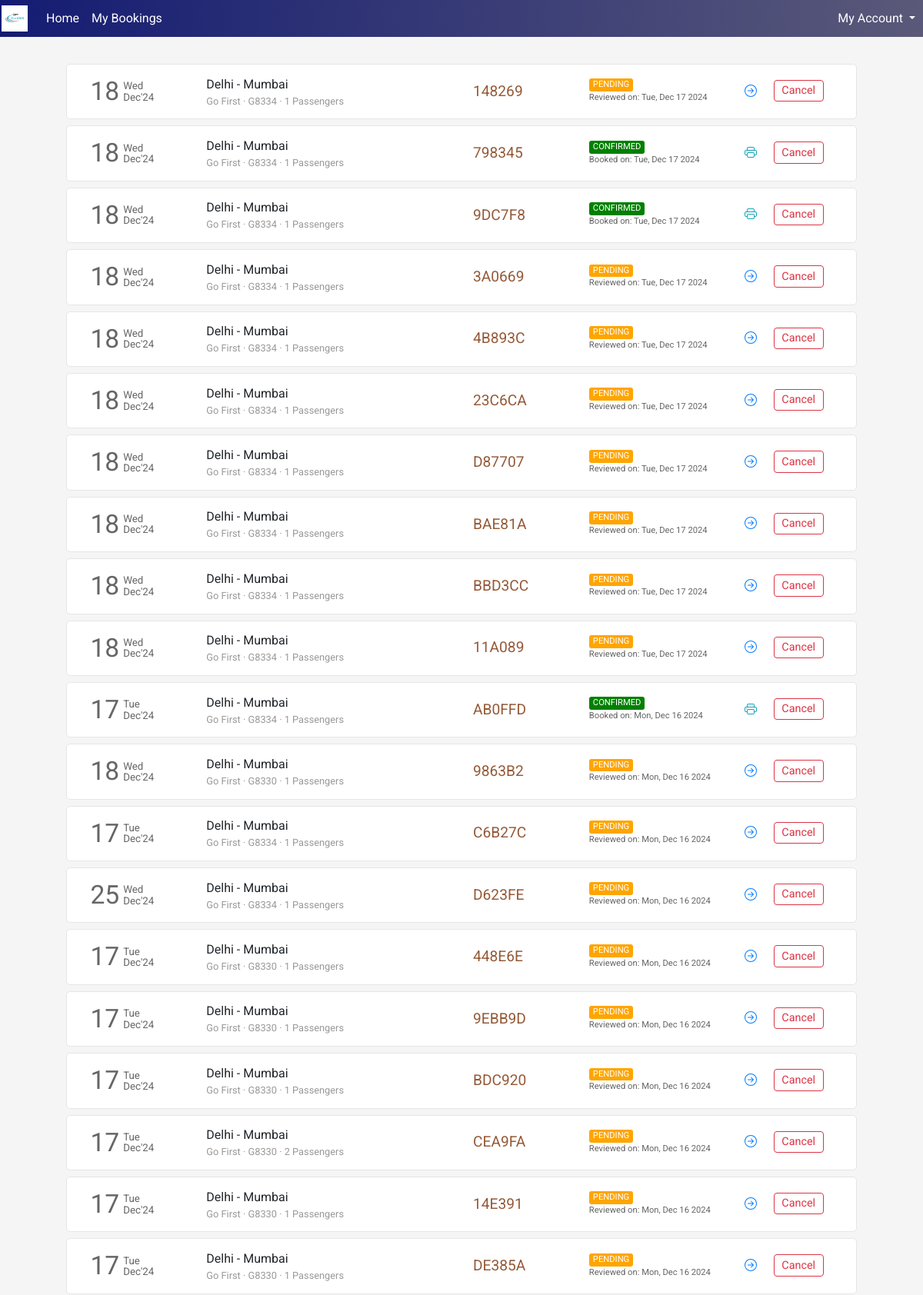
The app's page /flight/bookings (signed in, upper part) with its own data.
### flight/models.py (models this page shows, shortened)
class Ticket(models.Model):
    user = models.ForeignKey(User,on_delete=models.CASCADE,related_name="bookings", blank=True, null=True)
    ref_no = models.CharField(max_length=6, unique=True)
    passengers = models.ManyToManyField(Passenger, related_name="flight_tickets")
    flight = models.ForeignKey(Flight, on_delete=models.CASCADE, related_name="tickets", blank=True, null=True)
    flight_ddate = models.DateField(blank=True, null=True)
    flight_adate = models.DateField(blank=True, null=True)
    flight_fare = models.FloatField(blank=True,null=True)
    other_charges = models.FloatField(blank=True,null=True)
    coupon_used = models.CharField(max_length=15,blank=True)
    coupon_discount = models.FloatField(default=0.0)
    total_fare = models.FloatField(blank=True, null=True)
    seat_class = models.CharField(max_length=20, choices=SEAT_CLASS)
    booking_date = models.DateTimeField(default=datetime.now)
    mobile = models.CharField(max_length=20,blank=True)
    email = models.EmailField(max_length=45, blank=True)
    status = models.CharField(max_length=45, choices=TICKET_STATUS)

class Flight(models.Model):
    origin = models.ForeignKey(Place, on_delete=models.CASCADE, related_name="departures")
    destination = models.ForeignKey(Place, on_delete=models.CASCADE, related_name="arrivals")
    depart_time = models.TimeField(auto_now=False, auto_now_add=False)
    depart_day = models.ManyToManyField(Week, related_name="flights_of_the_day")
    duration = models.DurationField(null=True)
    arrival_time = models.TimeField(auto_now=False, auto_now_add=False)
    plane = models.CharField(max_length=24)
    airline = models.CharField(max_length=64)
    economy_fare = models.FloatField(null=True)
    business_fare = models.FloatField(null=True)
    first_fare = models.FloatField(null=True)

class Place(models.Model):
    city = models.CharField(max_length=64)
    airport = models.CharField(max_length=64)
    code = models.CharField(max_length=3)
    country = models.CharField(max_length=64)

### flight/views.py (the view)
# urls.py: path('flight/bookings', views.bookings, name="bookings"),
def bookings(request):
    if request.user.is_authenticated:
        tickets = Ticket.objects.filter(user=request.user).order_by('-booking_date')
        return render(request, 'flight/bookings.html', {
            'page': 'bookings',
            'tickets': tickets
        })
    else:
        return HttpResponseRedirect(reverse('login'))

### flight/templates/flight/bookings.html (shortened to what this page needs)
{% extends 'flight/layout.html' %}
{% load static %}
{% block head %}
    <link rel="stylesheet" href="{% static 'css/bookings_style.css' %}">
{% endblock head %}
{% block body %}
    <section class="section section1">
        <div class="container">
            {% if tickets %}
                {% for ticket in tickets %}
                    <div class="row each-booking-div" id="{{ticket.ref_no}}">
                        <div class="col-2" style="display: flex;">
                            <div style="display: flex; color: #666666; margin-top: auto;">
                                <div>
                                    <span style="font-size: 2.1em;">{{ticket.flight_ddate | date:"d"}}</span>
                                </div>
                                <div style="font-size: smaller; display: flex; margin: auto 0; padding-left: 5px; line-height: 1em;">
                                    <div style="margin: auto;">
                                        <div style="margin-bottom: 1px;">{{ticket.flight_ddate | date:"D"}}</div>
                                        <div style="margin-top: 1px;">{{ticket.flight_ddate | date:"M'y"}}</div>
                                    </div>
                                </div>
                            </div>
                        </div>
                        <div class="col-4 middle-div">
                            <div style="width:100%">
                                <div class="row places-div" style=" display: flex;">
                                    <div style="max-width: 45%;">{{ticket.flight.origin.city}}</div>
                                    <div>&nbsp;-&nbsp;</div>
                                    <div style="max-width: 45%;">{{ticket.flight.destination.city}}</div>
                                </div>
                                <div class="row places-div" style="font-size: .8em; color: #999999; ">
                                    <div style="max-width: 100%;">{{ticket.flight.airline}} &middot; {{ticket.flight.plane}} &middot; {{ticket.passengers.count}} Passengers</div>
                                </div>
                            </div>
                        </div>
                        <div class="col-2 middle-div">
                            <div style="font-size: 1.2em; color: #945937;">{{ticket.ref_no}}</div>
                        </div>
                        <div class="col-2 middle-div">
                            <div>
                                <div class="row status-div">
                                    {% if ticket.status == 'CONFIRMED' %}
                                        <div class="green">{{ticket.status}}</div>
                                    {% endif %}
                                    {% if ticket.status == 'PENDING' %}
                                        <div class="orange">{{ticket.status}}</div>
                                    {% endif %}
                                </div>
                                <div class="row booking-date-div" style="font-size: .7em; color: #666;">
                                    {% if ticket.status == 'CONFIRMED' %}
                                        Booked on: {{ticket.booking_date | date:"D, M d Y"}}
                                    {% endif %}
                                    {% if ticket.status == 'PENDING' %}
                                        Reviewed on: {{ticket.booking_date | date:"D, M d Y"}}
                                    {% endif %}
                                </div>
                            </div>
                        </div>
                        <div class="col-2 last-div">
                            <div>
                                <div class="ticket-action-div">
                                    {% if ticket.status == 'CONFIRMED' %}
                                        <form action="{% url 'getticket' %}" method="get" target="_blank">
                                            <button type="submit" class="btn btn-outline-info btnp pbtn">
                                            </button>
                                        </form>
                                        <button class="btn btn-outline-danger btnp cbtn"  data-ref="{{ticket.ref_no}}" onclick="popup(this)">Cancel</button>
                                    {% endif %}
                                    {% if ticket.status == 'PENDING' %}
                                        <form action="{% url 'resumebooking' %}" method="POST">
                                            <button type="submit" class="btn btn-outline-primary btnp rbtn">
                                            </button>
                                        </form>
                                        <button type="button" class="btn btn-outline-danger btnp cbtn" data-ref="{{ticket.ref_no}}" onclick="popup(this)">Cancel</button>
                                    {% endif %}
                                </div>
                            </div>
                        </div>
                    </div>
                {% endfor %}
            {% endif %}
        </div>
    </section>
{% endblock %}

### flight/static/css/layout_style.css (style rules this page uses)
body { margin: 0px; padding: 0px; font-family: "Rubik", sans-serif; font-weight: normal; font-style: normal; min-width: 250px; }
.section { background-size: cover; background-position: center; background-repeat: no-repeat; padding: 30px 50px; min-height: 100vh; }

### flight/static/css/bookings_style.css (style rules this page uses)
* { font-family: 'Roboto', sans-serif; }
body { background-color: #f5f5f5; word-wrap: break-word; }
.container { cursor: pointer; }
.each-booking-div { width: 96%; margin: 5px auto 8px auto; transition-duration: .4s; padding: 10px 15px; background-color: #fff; border: 1px solid #e6e6e6; border-radius: 5px; }
.btnp { padding: .15rem .6rem; font-size: .9em; margin-top: 3px; margin-bottom: 5px; }
.each-booking-div > div { display: flex; overflow: auto; }
.each-booking-div > div > div { margin-top: auto; margin-bottom: auto; width: 100%; }
.green, .red, .orange { border-radius: 3px; color: white; padding-left: 5px; padding-right: 5px; font-size: .7em; }
.green { background-color: green; }
.orange { background-color: orange; }
.ticket-action-div { display: flex; justify-content: space-evenly; }
.pbtn, .rbtn { border: 0; }

### records on screen
Ticket: flight_ddate "18", flight_ddate "Wed", flight_ddate "Dec'24", flight.origin.city "Delhi", flight.destination.city "Mumbai", flight.airline "Go First", flight.plane "G8334", passengers.count "1", ref_no "148269", status "PENDING", booking_date "Tue, Dec 17 2024"
Ticket: flight_ddate "18", flight_ddate "Wed", flight_ddate "Dec'24", flight.origin.city "Delhi", flight.destination.city "Mumbai", flight.airline "Go First", flight.plane "G8334", passengers.count "1", ref_no "798345", status "CONFIRMED", booking_date "Tue, Dec 17 2024"
Ticket: flight_ddate "18", flight_ddate "Wed", flight_ddate "Dec'24", flight.origin.city "Delhi", flight.destination.city "Mumbai", flight.airline "Go First", flight.plane "G8334", passengers.count "1", ref_no "9DC7F8", status "CONFIRMED", booking_date "Tue, Dec 17 2024"
Ticket: flight_ddate "18", flight_ddate "Wed", flight_ddate "Dec'24", flight.origin.city "Delhi", flight.destination.city "Mumbai", flight.airline "Go First", flight.plane "G8334", passengers.count "1", ref_no "3A0669", status "PENDING", booking_date "Tue, Dec 17 2024"
Ticket: flight_ddate "18", flight_ddate "Wed", flight_ddate "Dec'24", flight.origin.city "Delhi", flight.destination.city "Mumbai", flight.airline "Go First", flight.plane "G8334", passengers.count "1", ref_no "4B893C", status "PENDING", booking_date "Tue, Dec 17 2024"
Ticket: flight_ddate "18", flight_ddate "Wed", flight_ddate "Dec'24", flight.origin.city "Delhi", flight.destination.city "Mumbai", flight.airline "Go First", flight.plane "G8334", passengers.count "1", ref_no "23C6CA", status "PENDING", booking_date "Tue, Dec 17 2024"
Ticket: flight_ddate "18", flight_ddate "Wed", flight_ddate "Dec'24", flight.origin.city "Delhi", flight.destination.city "Mumbai", flight.airline "Go First", flight.plane "G8334", passengers.count "1", ref_no "D87707", status "PENDING", booking_date "Tue, Dec 17 2024"
Ticket: flight_ddate "18", flight_ddate "Wed", flight_ddate "Dec'24", flight.origin.city "Delhi", flight.destination.city "Mumbai", flight.airline "Go First", flight.plane "G8334", passengers.count "1", ref_no "BAE81A", status "PENDING", booking_date "Tue, Dec 17 2024"
Ticket: flight_ddate "18", flight_ddate "Wed", flight_ddate "Dec'24", flight.origin.city "Delhi", flight.destination.city "Mumbai", flight.airline "Go First", flight.plane "G8334", passengers.count "1", ref_no "BBD3CC", status "PENDING", booking_date "Tue, Dec 17 2024"
Ticket: flight_ddate "18", flight_ddate "Wed", flight_ddate "Dec'24", flight.origin.city "Delhi", flight.destination.city "Mumbai", flight.airline "Go First", flight.plane "G8334", passengers.count "1", ref_no "11A089", status "PENDING", booking_date "Tue, Dec 17 2024"
Ticket: flight_ddate "17", flight_ddate "Tue", flight_ddate "Dec'24", flight.origin.city "Delhi", flight.destination.city "Mumbai", flight.airline "Go First", flight.plane "G8334", passengers.count "1", ref_no "AB0FFD", status "CONFIRMED", booking_date "Mon, Dec 16 2024"
Ticket: flight_ddate "18", flight_ddate "Wed", flight_ddate "Dec'24", flight.origin.city "Delhi", flight.destination.city "Mumbai", flight.airline "Go First", flight.plane "G8330", passengers.count "1", ref_no "9863B2", status "PENDING", booking_date "Mon, Dec 16 2024"
Ticket: flight_ddate "17", flight_ddate "Tue", flight_ddate "Dec'24", flight.origin.city "Delhi", flight.destination.city "Mumbai", flight.airline "Go First", flight.plane "G8334", passengers.count "1", ref_no "C6B27C", status "PENDING", booking_date "Mon, Dec 16 2024"
Ticket: flight_ddate "25", flight_ddate "Wed", flight_ddate "Dec'24", flight.origin.city "Delhi", flight.destination.city "Mumbai", flight.airline "Go First", flight.plane "G8334", passengers.count "1", ref_no "D623FE", status "PENDING", booking_date "Mon, Dec 16 2024"
Ticket: flight_ddate "17", flight_ddate "Tue", flight_ddate "Dec'24", flight.origin.city "Delhi", flight.destination.city "Mumbai", flight.airline "Go First", flight.plane "G8330", passengers.count "1", ref_no "448E6E", status "PENDING", booking_date "Mon, Dec 16 2024"
Ticket: flight_ddate "17", flight_ddate "Tue", flight_ddate "Dec'24", flight.origin.city "Delhi", flight.destination.city "Mumbai", flight.airline "Go First", flight.plane "G8330", passengers.count "1", ref_no "9EBB9D", status "PENDING", booking_date "Mon, Dec 16 2024"
Ticket: flight_ddate "17", flight_ddate "Tue", flight_ddate "Dec'24", flight.origin.city "Delhi", flight.destination.city "Mumbai", flight.airline "Go First", flight.plane "G8330", passengers.count "1", ref_no "BDC920", status "PENDING", booking_date "Mon, Dec 16 2024"
Ticket: flight_ddate "17", flight_ddate "Tue", flight_ddate "Dec'24", flight.origin.city "Delhi", flight.destination.city "Mumbai", flight.airline "Go First", flight.plane "G8330", passengers.count "2", ref_no "CEA9FA", status "PENDING", booking_date "Mon, Dec 16 2024"
Ticket: flight_ddate "17", flight_ddate "Tue", flight_ddate "Dec'24", flight.origin.city "Delhi", flight.destination.city "Mumbai", flight.airline "Go First", flight.plane "G8330", passengers.count "1", ref_no "14E391", status "PENDING", booking_date "Mon, Dec 16 2024"
Ticket: flight_ddate "17", flight_ddate "Tue", flight_ddate "Dec'24", flight.origin.city "Delhi", flight.destination.city "Mumbai", flight.airline "Go First", flight.plane "G8330", passengers.count "1", ref_no "DE385A", status "PENDING", booking_date "Mon, Dec 16 2024"
